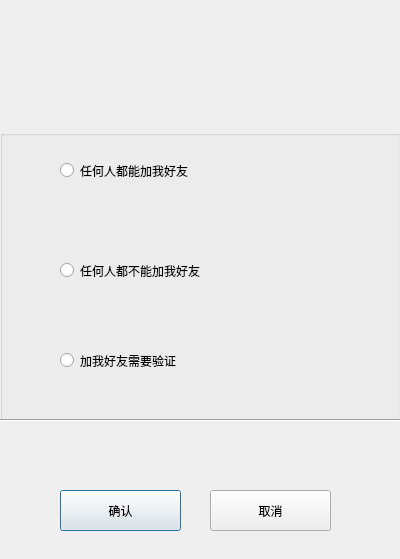
<?xml version="1.0" encoding="UTF-8"?>
<ui version="4.0">
 <class>dialog_settings</class>
 <widget class="QDialog" name="dialog_settings">
  <property name="geometry">
   <rect>
    <x>0</x>
    <y>0</y>
    <width>400</width>
    <height>559</height>
   </rect>
  </property>
  <property name="windowTitle">
   <string>Dialog</string>
  </property>
  <widget class="QPushButton" name="pushButton">
   <property name="geometry">
    <rect>
     <x>60</x>
     <y>490</y>
     <width>121</width>
     <height>41</height>
    </rect>
   </property>
   <property name="styleSheet">
    <string notr="true">font: 14pt &quot;宋体&quot;;</string>
   </property>
   <property name="text">
    <string>确认</string>
   </property>
  </widget>
  <widget class="QPushButton" name="pushButton_2">
   <property name="geometry">
    <rect>
     <x>210</x>
     <y>490</y>
     <width>121</width>
     <height>41</height>
    </rect>
   </property>
   <property name="styleSheet">
    <string notr="true">font: 14pt &quot;宋体&quot;;</string>
   </property>
   <property name="text">
    <string>取消</string>
   </property>
  </widget>
  <widget class="QGroupBox" name="groupBox">
   <property name="geometry">
    <rect>
     <x>0</x>
     <y>130</y>
     <width>401</width>
     <height>291</height>
    </rect>
   </property>
   <property name="title">
    <string/>
   </property>
   <property name="flat">
    <bool>true</bool>
   </property>
   <widget class="QRadioButton" name="radioButton">
    <property name="geometry">
     <rect>
      <x>60</x>
      <y>0</y>
      <width>251</width>
      <height>81</height>
     </rect>
    </property>
    <property name="styleSheet">
     <string notr="true">font: 16pt &quot;宋体&quot;;</string>
    </property>
    <property name="text">
     <string>任何人都能加我好友</string>
    </property>
   </widget>
   <widget class="QRadioButton" name="radioButton_2">
    <property name="geometry">
     <rect>
      <x>60</x>
      <y>200</y>
      <width>261</width>
      <height>61</height>
     </rect>
    </property>
    <property name="styleSheet">
     <string notr="true">font: 16pt &quot;宋体&quot;;</string>
    </property>
    <property name="text">
     <string>加我好友需要验证</string>
    </property>
   </widget>
   <widget class="QRadioButton" name="radioButton_3">
    <property name="geometry">
     <rect>
      <x>60</x>
      <y>120</y>
      <width>261</width>
      <height>41</height>
     </rect>
    </property>
    <property name="styleSheet">
     <string notr="true">font: 16pt &quot;宋体&quot;;</string>
    </property>
    <property name="text">
     <string>任何人都不能加我好友</string>
    </property>
   </widget>
  </widget>
  <widget class="Line" name="line">
   <property name="geometry">
    <rect>
     <x>0</x>
     <y>410</y>
     <width>401</width>
     <height>20</height>
    </rect>
   </property>
   <property name="orientation">
    <enum>Qt::Horizontal</enum>
   </property>
  </widget>
 </widget>
 <resources/>
 <connections/>
</ui>
